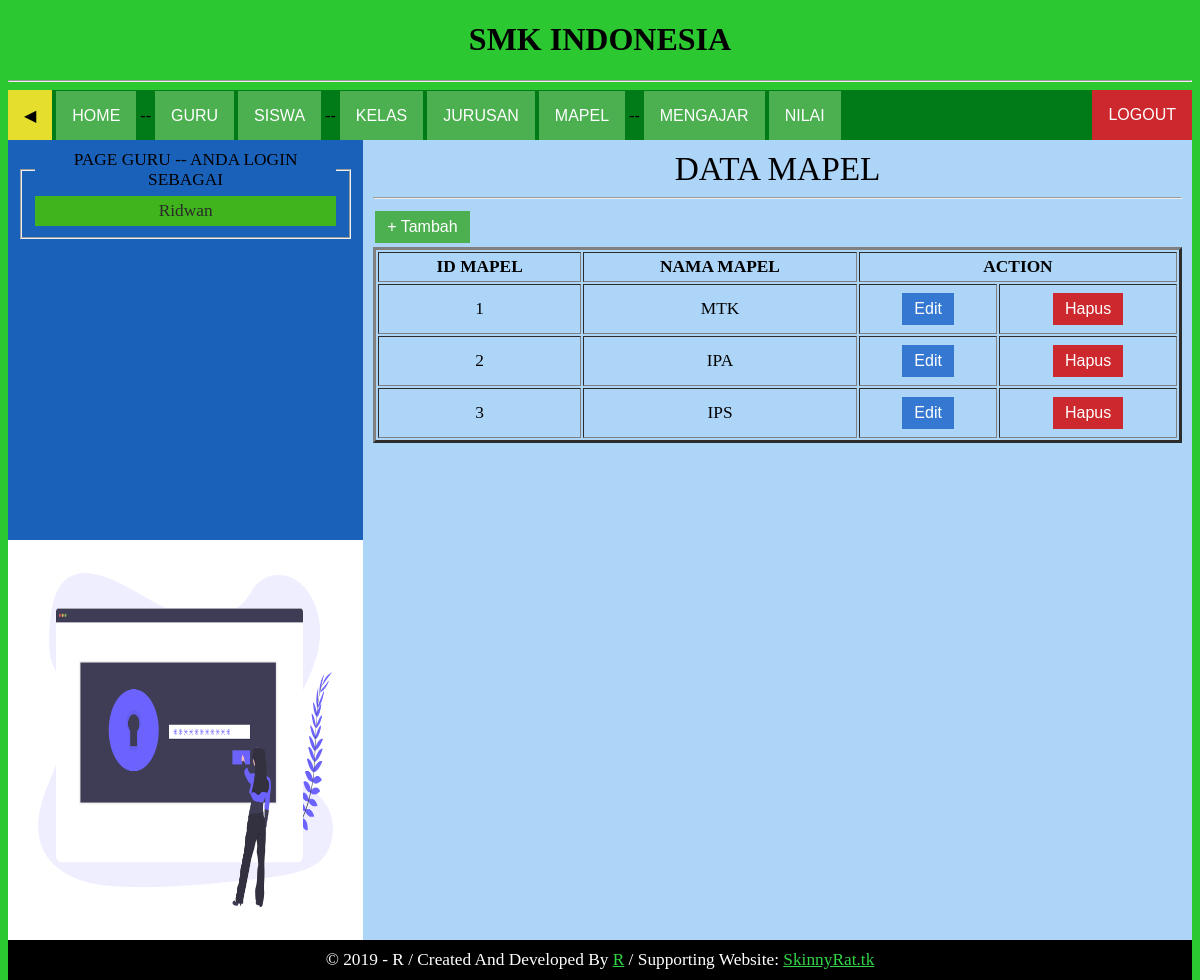
The app's page /page/guru/mapel.php (signed in) with its own data.
### tables this page shows
CREATE TABLE `mapel` (
  `id_mapel` int(10) NOT NULL,
  `nama_mapel` varchar(10) NOT NULL
);

### page/guru/mapel.php (the view, shortened to what this page needs)
<?php session_start();
if($_SESSION && $_SESSION['login'] == 'guru'){ ?>
<?php require_once('assets/header.php'); ?>
<?php
$query = mysql_query("SELECT * from mapel");
?>
<div class="menu-kanan">
	<div class="font">
		<div style="font-size: 25pt;">
			<center>DATA MAPEL</center>
		</div><hr>
		<a href="mapel_form.php"><button class="button button1">+ Tambah</button></a>
		<table style="text-align: center;" border="3" cellpadding="4" width="100%" height="auto">
			<tr>
				<th>ID MAPEL</th>
				<th>NAMA MAPEL</th>
				<th colspan="2">ACTION</th>
			</tr>
			<?php
while ($data = mysql_fetch_assoc($query)) {
?>
			<tr>
				<td>
					<?php echo $data['id_mapel'];  ?>
				</td>
				<td>
					<?php echo $data['nama_mapel'];  ?>
				</td>
				<td>
					<form action="mapel_form.php" method="post">
						<input type="submit" name="edit" class="button button-info" value="Edit">
					</form>
				</td>
				<td>
					<form action="action/mapel_act.php" method="post">
						<input type="submit" name="hapus" class="button button-danger" value="Hapus">
					</form>
				</td>
			</tr>
			<?php
}
?>
		</table>
	</div>
</div>
<?php require_once('assets/footer.php'); ?>
<?php }else{ ?>
<script language="javascript">
	document.location = '../../index.php'
</script>
<?php } ?>

### page/guru/assets/css/main.css (style rules this page uses)
html, body { height: 100%; }
.menu-kanan { width: 70%; height: 100%; background-color: #ADD5F8; float: right; }
.font { margin: 10px; font: 13pt 'trebuchet ms'; }
.button { background-color: #4CAF50; border: none; color: white; padding: 5px 10px; text-align: center; text-decoration: none; display: inline-block; font-size: 16px; margin: 4px 2px; -webkit-transition-duration: 0.8s; transition-duration: 0.8s; cursor: pointer; }
.button1 { background-color: #4CAF50; color: white; border: 2px solid #4CAF50; }
.button-danger { background-color: #cc282d; color: white; border: 2px solid #cc282d; }
.button-info { background-color: #3578d2; color: white; border: 2px solid #3578d2; }

### records on screen
mapel: id_mapel "1", nama_mapel "MTK"
mapel: id_mapel "2", nama_mapel "IPA"
mapel: id_mapel "3", nama_mapel "IPS"

### other values on screen
$_SESSION['nama_guru'] "Ridwan"
